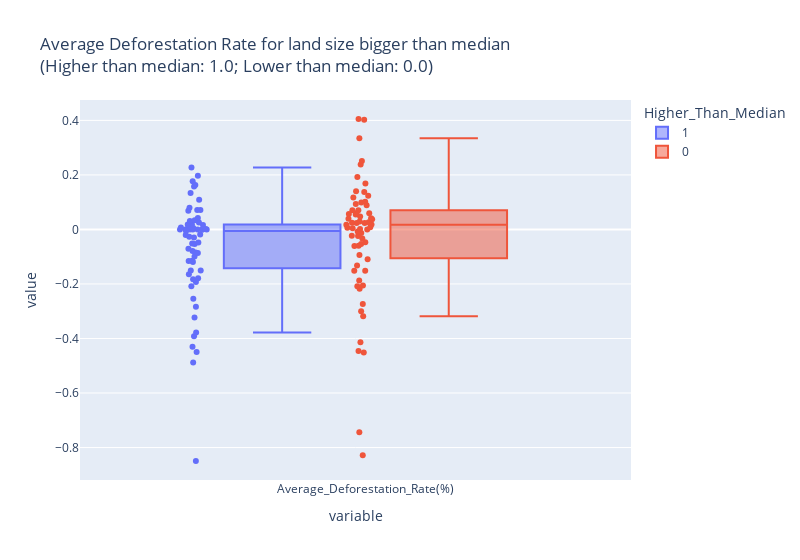

Source (notebook cell):
### Code cell
fig_box = px.box(last_df,                                           # Specify data frame
                 y=["Average_Deforestation_Rate(%)"],                       # Select posrecip and negrecip variables
                 points="all",                                     # Include all observations as data points
                 color = 'Higher_Than_Median',                                # Color (and group by) column "Cluster"
                 labels = {"Cluster": "Altruism"},                 # Rename "Cluster" as "Altruism" in our legend
                 title = """Average Deforestation Rate for land size bigger than median 
                 <br>(Higher than median: 1.0; Lower than median: 0.0)""")       # Always add a title!
fig_box.update_layout(autosize=False, width = 800)                # Specify width (by default, full notebook cell)
fig_box

### Figure 1 — Plotly figure (JSON) as saved in the notebook; plotly's stock layout.template omitted (floating-point values rounded to 4 significant figures)
{"data": [{"alignmentgroup": "True", "boxpoints": "all", "hovertemplate": "Higher_Than_Median=1<br>variable=%{x}<br>value=%{y}<extra></extra>", "legendgroup": "1", "marker": {"color": "#636efa"}, "name": "1", "notched": false, "offsetgroup": "1", "orientation": "v", "showlegend": true, "type": "box", "x": ["Average_Deforestation_Rate(%)", "Average_Deforestation_Rate(%)", "Average_Deforestation_Rate(%)", "Average_Deforestation_Rate(%)", "Average_Deforestation_Rate(%)", "Average_Deforestation_Rate(%)", "Average_Deforestation_Rate(%)", "Average_Deforestation_Rate(%)", "Average_Deforestation_Rate(%)", "Average_Deforestation_Rate(%)", "Average_Deforestation_Rate(%)", "Average_Deforestation_Rate(%)", "Average_Deforestation_Rate(%)", "Average_Deforestation_Rate(%)", "Average_Deforestation_Rate(%)", "Average_Deforestation_Rate(%)", "Average_Deforestation_Rate(%)", "Average_Deforestation_Rate(%)", "Average_Deforestation_Rate(%)", "Average_Deforestation_Rate(%)", "Average_Deforestation_Rate(%)", "Average_Deforestation_Rate(%)", "Average_Deforestation_Rate(%)", "Average_Deforestation_Rate(%)", "Average_Deforestation_Rate(%)", "Average_Deforestation_Rate(%)", "Average_Deforestation_Rate(%)", "Average_Deforestation_Rate(%)", "Average_Deforestation_Rate(%)", "Average_Deforestation_Rate(%)", "Average_Deforestation_Rate(%)", "Average_Deforestation_Rate(%)", "Average_Deforestation_Rate(%)", "Average_Deforestation_Rate(%)", "Average_Deforestation_Rate(%)", "Average_Deforestation_Rate(%)", "Average_Deforestation_Rate(%)", "Average_Deforestation_Rate(%)", "Average_Deforestation_Rate(%)", "Average_Deforestation_Rate(%)", "Average_Deforestation_Rate(%)", "Average_Deforestation_Rate(%)", "Average_Deforestation_Rate(%)", "Average_Deforestation_Rate(%)", "Average_Deforestation_Rate(%)", "Average_Deforestation_Rate(%)", "Average_Deforestation_Rate(%)", "Average_Deforestation_Rate(%)", "Average_Deforestation_Rate(%)", "Average_Deforestation_Rate(%)", "Average_Deforestation_Rate(%)", "Average_Deforestation_Rate(%)", "Average_Deforestation_Rate(%)", "Average_Deforestation_Rate(%)", "Average_Deforestation_Rate(%)", "Average_Deforestation_Rate(%)", "Average_Deforestation_Rate(%)", "Average_Deforestation_Rate(%)", "Average_Deforestation_Rate(%)", "Average_Deforestation_Rate(%)", "Average_Deforestation_Rate(%)", "Average_Deforestation_Rate(%)", "Average_Deforestation_Rate(%)"], "x0": " ", "xaxis": "x", "y": [0, -0.4307, -0.08466, 0.01074, -0.2087, -0.3235, -0.1828, 0.03054, -0.04816, -0.07903, 0.1573, 0.2268, -0.1645, -0.3913, -0.3783, -0.2539, -0.0005795, 0.1771, 0.007424, -0.1924, -0.1507, 0.07951, 0.04204, 0.001513, 0.1973, 0.006435, 0.005497, -0.02714, 0, -0.05361, -0.09964, 0, -0.005279, -0.07104, 0.02531, -0.2838, -0.4876, -0.08625, 0.01828, -0.1793, -8.323e-05, -0.05155, -0.8494, -0.1156, -0.02023, 0.06821, 0.1085, 0.01846, 0, -0.03001, 0.163, -0.1152, -0.01887, -0.4498, 0.07142, 0.1337, 0, 0.01638, 0.03354, 0.07123, 0, -0.1507, -0.1191], "y0": " ", "yaxis": "y"}, {"alignmentgroup": "True", "boxpoints": "all", "hovertemplate": "Higher_Than_Median=0<br>variable=%{x}<br>value=%{y}<extra></extra>", "legendgroup": "0", "marker": {"color": "#EF553B"}, "name": "0", "notched": false, "offsetgroup": "0", "orientation": "v", "showlegend": true, "type": "box", "x": ["Average_Deforestation_Rate(%)", "Average_Deforestation_Rate(%)", "Average_Deforestation_Rate(%)", "Average_Deforestation_Rate(%)", "Average_Deforestation_Rate(%)", "Average_Deforestation_Rate(%)", "Average_Deforestation_Rate(%)", "Average_Deforestation_Rate(%)", "Average_Deforestation_Rate(%)", "Average_Deforestation_Rate(%)", "Average_Deforestation_Rate(%)", "Average_Deforestation_Rate(%)", "Average_Deforestation_Rate(%)", "Average_Deforestation_Rate(%)", "Average_Deforestation_Rate(%)", "Average_Deforestation_Rate(%)", "Average_Deforestation_Rate(%)", "Average_Deforestation_Rate(%)", "Average_Deforestation_Rate(%)", "Average_Deforestation_Rate(%)", "Average_Deforestation_Rate(%)", "Average_Deforestation_Rate(%)", "Average_Deforestation_Rate(%)", "Average_Deforestation_Rate(%)", "Average_Deforestation_Rate(%)", "Average_Deforestation_Rate(%)", "Average_Deforestation_Rate(%)", "Average_Deforestation_Rate(%)", "Average_Deforestation_Rate(%)", "Average_Deforestation_Rate(%)", "Average_Deforestation_Rate(%)", "Average_Deforestation_Rate(%)", "Average_Deforestation_Rate(%)", "Average_Deforestation_Rate(%)", "Average_Deforestation_Rate(%)", "Average_Deforestation_Rate(%)", "Average_Deforestation_Rate(%)", "Average_Deforestation_Rate(%)", "Average_Deforestation_Rate(%)", "Average_Deforestation_Rate(%)", "Average_Deforestation_Rate(%)", "Average_Deforestation_Rate(%)", "Average_Deforestation_Rate(%)", "Average_Deforestation_Rate(%)", "Average_Deforestation_Rate(%)", "Average_Deforestation_Rate(%)", "Average_Deforestation_Rate(%)", "Average_Deforestation_Rate(%)", "Average_Deforestation_Rate(%)", "Average_Deforestation_Rate(%)", "Average_Deforestation_Rate(%)", "Average_Deforestation_Rate(%)", "Average_Deforestation_Rate(%)", "Average_Deforestation_Rate(%)", "Average_Deforestation_Rate(%)", "Average_Deforestation_Rate(%)", "Average_Deforestation_Rate(%)", "Average_Deforestation_Rate(%)", "Average_Deforestation_Rate(%)", "Average_Deforestation_Rate(%)", "Average_Deforestation_Rate(%)", "Average_Deforestation_Rate(%)", "Average_Deforestation_Rate(%)"], "x0": " ", "xaxis": "x", "y": [0.02928, -0.1511, -0.007327, 0.03902, 0.08853, -0.0129, 0.124, -0.4135, -0.4515, 0.05897, 0.2507, 0.1371, 0.09851, -0.7444, 0.1683, 0.04746, 0.4051, 0.02664, 0.07022, 0.2378, -0.2172, -0.1097, 0.07057, 0.04097, 0.117, -0.3182, -0.3003, -0.06051, -0.1872, 0.05481, -0.0229, 0.3347, -0.1319, 0.003928, 0.03725, 0.02487, 0, 0.1397, -0.4455, -0.05358, 0.05966, 0.05645, 0.01797, 0.001845, -0.8279, 0.1016, -0.1511, 0.007641, 0.4025, -0.02395, -0.2054, -0.2733, 0.0238, 0.01696, -0.03331, -0.04677, 0.0933, 0.02385, 0.006035, -0.09415, -0.05973, -0.2083, 0.1922], "y0": " ", "yaxis": "y"}], "layout": {"autosize": false, "boxmode": "group", "legend": {"title": {"text": "Higher_Than_Median"}, "tracegroupgap": 0}, "title": {"text": "Average Deforestation Rate for land size bigger than median \n                 <br>(Higher than median: 1.0; Lower than median: 0.0)"}, "width": 800, "xaxis": {"anchor": "y", "domain": [0, 1], "title": {"text": "variable"}}, "yaxis": {"anchor": "x", "domain": [0, 1], "title": {"text": "value"}}}}
